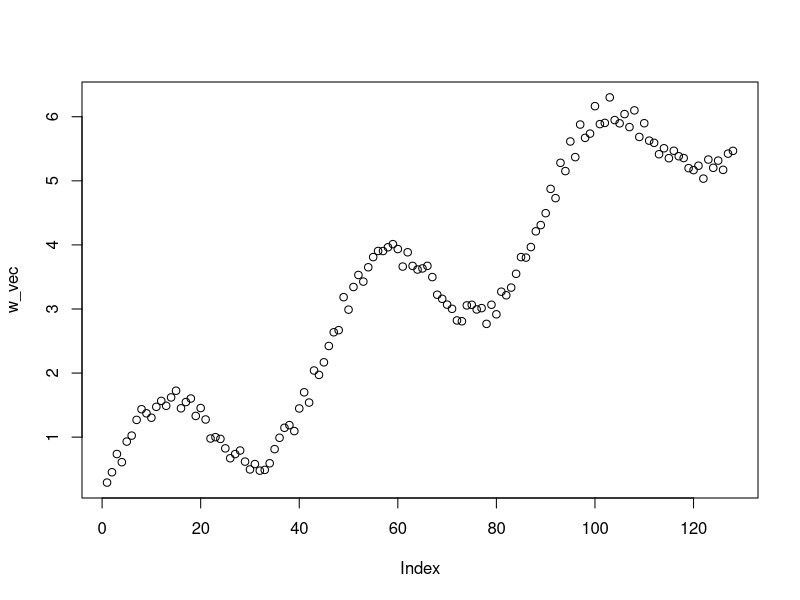
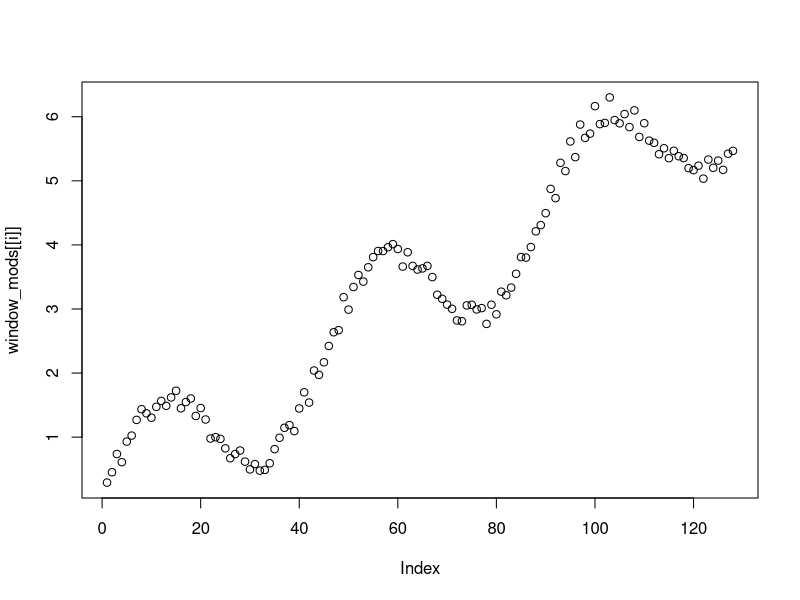
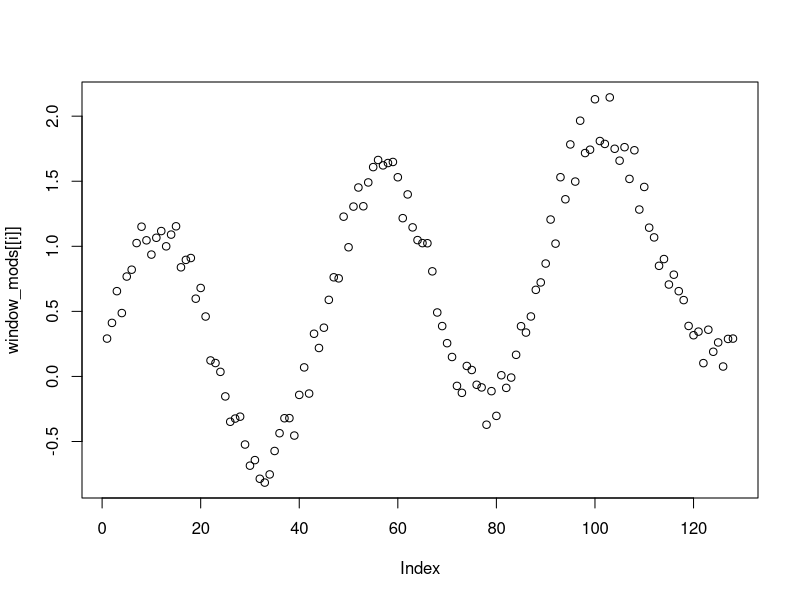
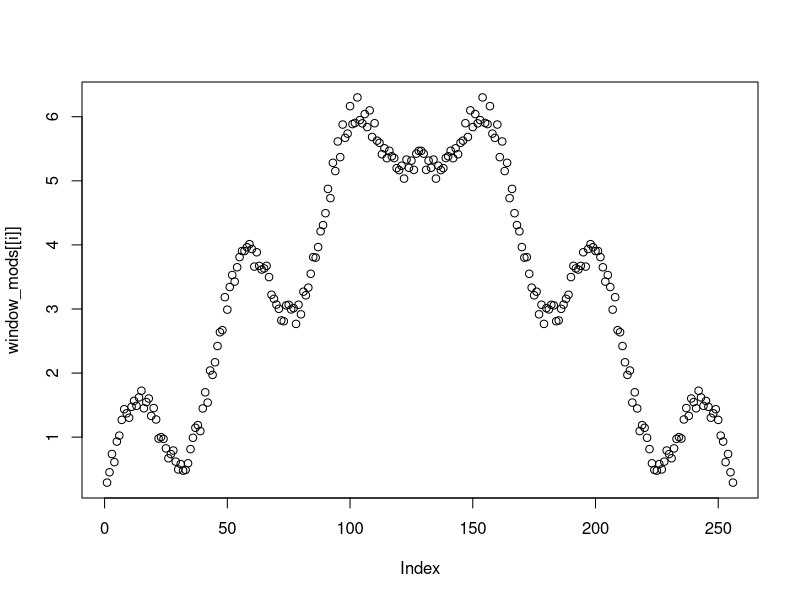
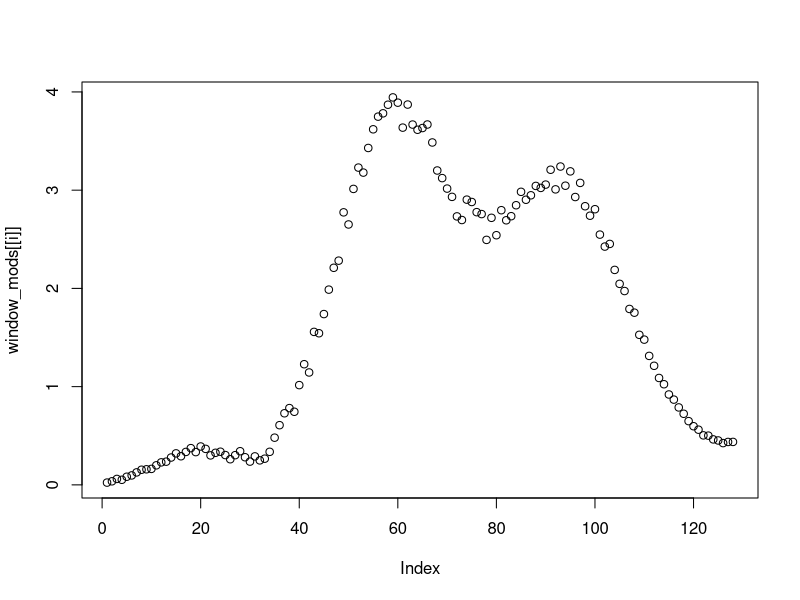

These figures' R source, in order:
# WindowMod.R
# This function modifies windowed data for Fourier transform
# Requires as input the window data (w_vec), the method (w_method)
# Output is the Fourier coefficients for frequencies up to
#   1/20 the length of w_vec
WindowMod = function (w_method,w_vec){
  
  # length of w_vec
  N = length(w_vec)
  a0 = .54 # needed for Hamming
  
  # case for windowing method implemented via 'switch'
  result = switch(w_method,
  # no change
  rect = w_vec,
  
  # baseline tilt
  baseline = w_vec - ((w_vec[N]-w_vec[1])*(0:(N-1))/(N-1)),
  
  # mirror/flip
  flip = c(w_vec,w_vec[N:1]),
  
  # Hamming
  Hamming = w_vec*(a0-(1-a0)*cos(2*pi*0:(N-1)/(N-1))))
  return(result)
}

w_vec = sin(.14*(1:128)) + .05*(1:128)+ runif(128,-.2,.2)
plot(w_vec)
w_type = list("rect","baseline","flip","Hamming")
window_mods = sapply(w_type,WindowMod,w_vec=w_vec)
for (i in 1:4) {plot(window_mods[[i]])}


